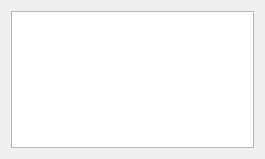
<?xml version="1.0" encoding="UTF-8"?>
<ui version="4.0">
 <class>Widget</class>
 <widget class="QWidget" name="Widget">
  <property name="geometry">
   <rect>
    <x>0</x>
    <y>0</y>
    <width>265</width>
    <height>159</height>
   </rect>
  </property>
  <property name="windowTitle">
   <string>Keypad</string>
  </property>
  <layout class="QGridLayout" name="gridLayout">
   <item row="0" column="0">
    <widget class="QTextEdit" name="textEdit">
     <property name="readOnly">
      <bool>true</bool>
     </property>
    </widget>
   </item>
  </layout>
 </widget>
 <layoutdefault spacing="6" margin="11"/>
 <resources/>
 <connections/>
</ui>
